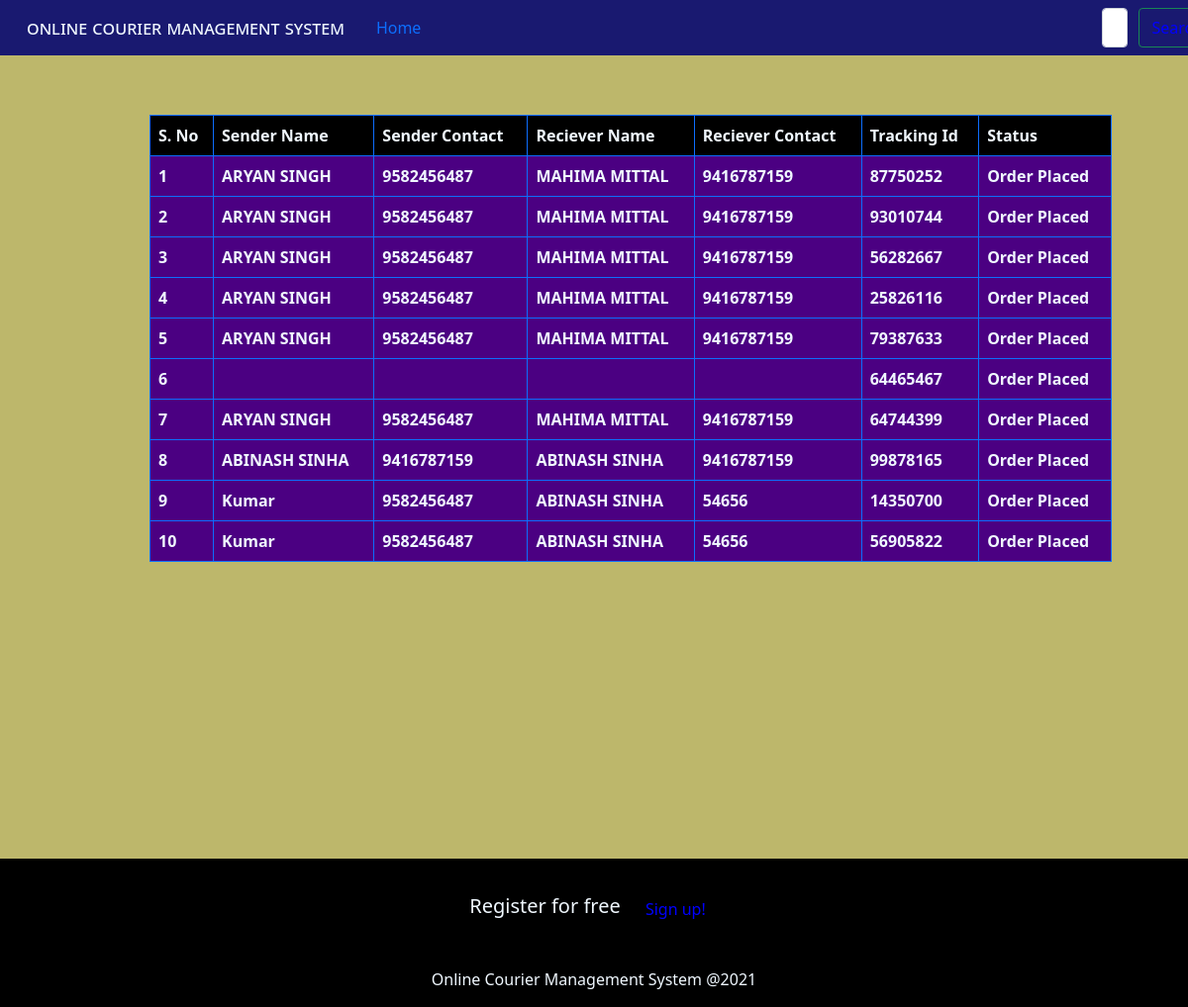
Page /register1.php on the committed database.
### tables this page shows
CREATE TABLE `parcels` (
  `S.No.` int NOT NULL,
  `S_FullName` varchar(20) NOT NULL,
  `S_Email` varchar(30) NOT NULL,
  `S_Address` varchar(50) NOT NULL,
  `S_Contact` varchar(10) NOT NULL,
  `S_State` varchar(10) NOT NULL,
  `S_PinCode` varchar(20) NOT NULL,
  `S_Weight` varchar(30) NOT NULL,
  `R_FullName` varchar(20) NOT NULL,
  `R_Email` varchar(30) NOT NULL,
  `R_Address` varchar(50) NOT NULL,
  `R_Contact` varchar(10) NOT NULL,
  `R_State` varchar(10) NOT NULL,
  `R_PinCode` varchar(20) NOT NULL,
  `Tracking_Id` varchar(255) DEFAULT NULL,
  `Status` varchar(255) NOT NULL,
  `Location` varchar(255) NOT NULL
);

### register1.php (the view, shortened to what this page needs)
<!DOCTYPE html>
<html>
<head>
  <link href="https://cdn.jsdelivr.net/npm/bootstrap@5.1.3/dist/css/bootstrap.min.css" rel="stylesheet">
</head>
<body>
<nav class="navbar navbar-expand-lg navbar-light bg">
 <a class="navbar-brand" href="#">Online Courier Management System</a>
  <div class="collapse navbar-collapse" id="navbarSupportedContent">
    <form class="form-inline my-2 my-lg-0">
      <a class="nav-link active" aria-current="page" href="home.php">Home</a>
      <input class="form-control mr-sm-2" type="search" placeholder="Search" aria-label="Search">
      <button class="btn btn-outline-success my-2 my-sm-0" type="submit">Search</button>
    </form>
  </div>
</nav>
  <table class="table table table-bordered border-primary" >
  <thead>
    <tr class="tab">
      <th scope="col">S. No</th>
      <th scope="col">Sender Name</th>
      <th scope="col">Sender Contact</th>
      <th scope="col">Reciever Name</th>
      <th scope="col">Reciever Contact</th>
      <th scope="col">Tracking Id</th>
      <th scope="col">Status</th>
    </tr>
    <div class="bdy">
  <?php
    include('db_connect.php');
    $result = mysqli_query($connection,"SELECT * FROM parcels");
    while($rows=$result->fetch_assoc())
    {
  ?>
    <tr>
    <th><?php echo $rows['S.No.'];?></th>
    <th><?php echo $rows['S_FullName'];?></th>
    <th><?php echo $rows['S_Contact'];?></th>
    <th><?php echo $rows['R_FullName'];?></th>
    <th><?php echo $rows['R_Contact'];?></th>
    <th><?php echo $rows['Tracking_Id'];?></th>
    <th><?php echo $rows['Status'];?></th>
    </tr>
  <?php
    }
  ?>
</div>
  </thead>
</table>
<footer class="page-footer font-small unique-color-dark pt-4">
  <div class="container">
    <ul class="list-unstyled list-inline text-center py-2">
      <li class="list-inline-item">
        <h5 class="mb-1">Register for free</h5>
      </li>
      <li class="list-inline-item">
        <a href="#!" class="btn btn-outline-white btn-rounded">Sign up!</a>
      </li>
    </ul>
  </div>
  <div class="footer-copyright text-center py-3">Online Courier Management System @2021
  </div>
</footer>
</body>
</html>

### register1.php (style rules this page uses)
body { background-color: darkkhaki; }
.table { width: 81%; margin-left: 151px; margin-top: 60px; background-color: indigo; color: aliceblue; }
.navbar-light .navbar-brand { font-variant: all-petite-caps; margin-left: 27px; color: aliceblue; }
.bg { background-color: midnightblue; }
.my-lg-0 { display: flex; }
.form-control { margin-left: 42rem; margin-right: 11px; }
.pt-4 { background-color: black; margin-top: 300px; }
.text-center { text-align: center!important; color: aliceblue; }
.btn { color: blue; }
.tab { background-color: black; }

### rows in the picture
parcels: No "1", S_FullName "ARYAN SINGH", S_Contact "9582456487", R_FullName "MAHIMA MITTAL", R_Contact "9416787159", Tracking_Id "87750252", Status "Order Placed"
parcels: No "2", S_FullName "ARYAN SINGH", S_Contact "9582456487", R_FullName "MAHIMA MITTAL", R_Contact "9416787159", Tracking_Id "93010744", Status "Order Placed"
parcels: No "3", S_FullName "ARYAN SINGH", S_Contact "9582456487", R_FullName "MAHIMA MITTAL", R_Contact "9416787159", Tracking_Id "56282667", Status "Order Placed"
parcels: No "4", S_FullName "ARYAN SINGH", S_Contact "9582456487", R_FullName "MAHIMA MITTAL", R_Contact "9416787159", Tracking_Id "25826116", Status "Order Placed"
parcels: No "5", S_FullName "ARYAN SINGH", S_Contact "9582456487", R_FullName "MAHIMA MITTAL", R_Contact "9416787159", Tracking_Id "79387633", Status "Order Placed"
parcels: No "6", Tracking_Id "64465467", Status "Order Placed"
parcels: No "7", S_FullName "ARYAN SINGH", S_Contact "9582456487", R_FullName "MAHIMA MITTAL", R_Contact "9416787159", Tracking_Id "64744399", Status "Order Placed"
parcels: No "8", S_FullName "ABINASH SINHA", S_Contact "9416787159", R_FullName "ABINASH SINHA", R_Contact "9416787159", Tracking_Id "99878165", Status "Order Placed"
parcels: No "9", S_FullName "Kumar", S_Contact "9582456487", R_FullName "ABINASH SINHA", R_Contact "54656", Tracking_Id "14350700", Status "Order Placed"
parcels: No "10", S_FullName "Kumar", S_Contact "9582456487", R_FullName "ABINASH SINHA", R_Contact "54656", Tracking_Id "56905822", Status "Order Placed"
